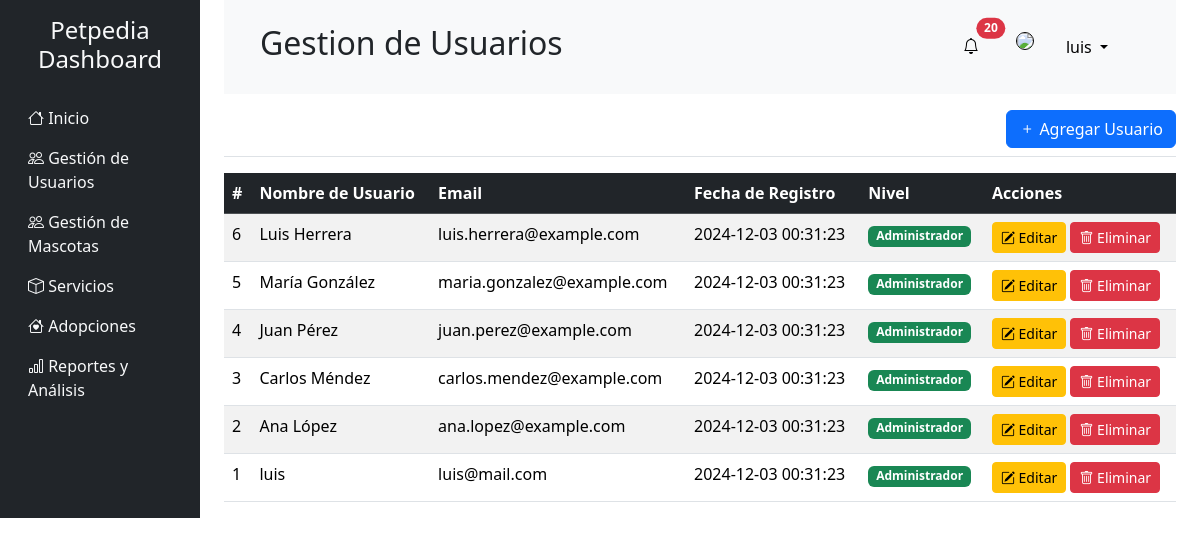
/users.php (signed in), run on the app's committed database.
### tables this page shows
CREATE TABLE users (
    user_id INT NOT NULL AUTO_INCREMENT,
    username VARCHAR(50) NOT NULL,
    email VARCHAR(100) UNIQUE NOT NULL,
    password VARCHAR(255) NOT NULL,
    level TINYINT NOT NULL,
    created_at DATETIME DEFAULT CURRENT_TIMESTAMP,
    user_img VARCHAR(100),    PRIMARY KEY (user_id)
);

### users.php (the view, shortened to what this page needs)
<?php
  include "./php/conexion.php";
  $sql="select * from users order by user_id DESC";
  $res=$conexion->query($sql)or die($conexion->error);
?>
<!DOCTYPE html>
<html lang="en">
  <head>
    <link
      href="https://cdn.jsdelivr.net/npm/bootstrap@5.3.2/dist/css/bootstrap.min.css"
      rel="stylesheet"
    />
    <link href="https://cdn.jsdelivr.net/npm/bootstrap-icons/font/bootstrap-icons.css" rel="stylesheet">
  </head>
  <body>
    <div class="container-fluid">
      <div class="row">
        <?php include "./layouts/aside.php" ?>
        <main class="col-md-9 ms-sm-auto col-lg-10 px-md-4">
        <?php include "./layouts/header.php" ?>
            <div class="d-flex justify-content-end flex-wrap flex-md-nowrap align-items-center pt-3 pb-2 mb-3 border-bottom">
              <button class="btn btn-primary" data-bs-toggle="modal" data-bs-target="#addUserModal">
                <i class="bi bi-plus"></i> Agregar Usuario
              </button>
            </div>
            <div class="table-responsive">
              <table class="table table-striped table-hover">
                <thead class="table-dark">
                  <tr>
                    <th>#</th>
                    <th>Nombre de Usuario</th>
                    <th>Email</th>
                    <th>Fecha de Registro</th>
                    <th>Nivel</th>
                    <th>Acciones</th>
                  </tr>
                </thead>
                <tbody>
                  <?php
                    while($fila=mysqli_fetch_array($res)){
                  ?>
                  <tr>
                    <td><?php echo $fila['user_id']  ?></td>
                    <td><?php echo $fila['username']  ?></td>
                    <td><?php echo $fila['email']  ?></td>
                    <td><?php echo $fila['created_at']  ?></td>
                    <td><?php
                      if($fila['level']==1){
                        echo '<span class="badge bg-success">Administrador</span>';
                      }
                      else{echo '<span class="badge bg-dark">Usuario</span>';}
                    ?></td>
                    <td>
                       <button class="btn btn-sm btn-warning btnEdit"
        data-id="<?php echo $fila['user_id']; ?>"
        data-username="<?php echo $fila['username']; ?>"
        data-mail="<?php echo $fila['email']; ?>"
        data-bs-toggle="modal"
        data-bs-target="#EditUserModal">
    <i class="bi bi-pencil-square"></i> Editar
</button>
  <button class="btn btn-sm btn-danger btnEliminar"
        data-id="<?php echo $fila['user_id']; ?>"
        data-bs-toggle="modal"
        data-bs-target="#deleteUserModal">
    <i class="bi bi-trash"></i> Eliminar
</button>
                    </td>
                  </tr>
                  <?php
                    }
                  ?>
                </tbody>
              </table>
            </div>
          </main>
        </div>
      </div>
  </body>
</html>

### data on the page
users: user_id "6", username "Luis Herrera", email "luis.herrera@example.com", created_at "2024-12-03 00:31:23", level "Administrador"
users: user_id "5", username "María González", email "maria.gonzalez@example.com", created_at "2024-12-03 00:31:23", level "Administrador"
users: user_id "4", username "Juan Pérez", email "juan.perez@example.com", created_at "2024-12-03 00:31:23", level "Administrador"
users: user_id "3", username "Carlos Méndez", email "carlos.mendez@example.com", created_at "2024-12-03 00:31:23", level "Administrador"
users: user_id "2", username "Ana López", email "ana.lopez@example.com", created_at "2024-12-03 00:31:23", level "Administrador"
users: user_id "1", username "luis", email "luis@mail.com", created_at "2024-12-03 00:31:23", level "Administrador"

### other printed values
$title "Gestion de Usuarios"
$user['nombre'] "luis"
